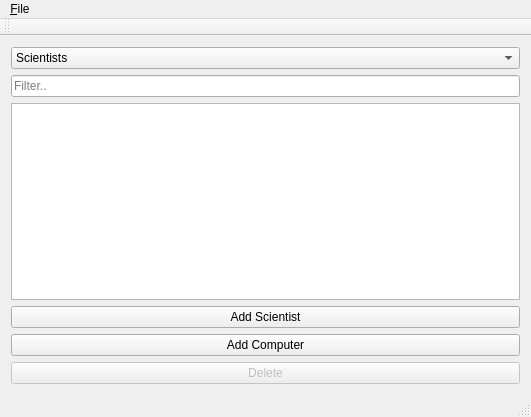
<?xml version="1.0" encoding="UTF-8"?>
<ui version="4.0">
 <class>MainWindow</class>
 <widget class="QMainWindow" name="MainWindow">
  <property name="geometry">
   <rect>
    <x>0</x>
    <y>0</y>
    <width>531</width>
    <height>417</height>
   </rect>
  </property>
  <property name="windowTitle">
   <string>MainWindow</string>
  </property>
  <widget class="QWidget" name="centralWidget">
   <layout class="QVBoxLayout" name="verticalLayout">
    <item>
     <widget class="QComboBox" name="Dropdown_Menu">
      <property name="toolTip">
       <string>&lt;html&gt;&lt;head/&gt;&lt;body&gt;&lt;p&gt;Choose repository&lt;/p&gt;&lt;/body&gt;&lt;/html&gt;</string>
      </property>
      <item>
       <property name="text">
        <string>Scientists</string>
       </property>
      </item>
      <item>
       <property name="text">
        <string>Computers</string>
       </property>
      </item>
      <item>
       <property name="text">
        <string>Relations</string>
       </property>
      </item>
     </widget>
    </item>
    <item>
     <widget class="QLineEdit" name="Input_Filter_Scientists">
      <property name="placeholderText">
       <string>Filter..</string>
      </property>
     </widget>
    </item>
    <item>
     <layout class="QHBoxLayout" name="horizontalLayout_4">
      <item>
       <widget class="QTableWidget" name="table_showAllScientists">
        <property name="selectionMode">
         <enum>QAbstractItemView::ExtendedSelection</enum>
        </property>
        <property name="selectionBehavior">
         <enum>QAbstractItemView::SelectRows</enum>
        </property>
        <property name="sortingEnabled">
         <bool>true</bool>
        </property>
        <attribute name="horizontalHeaderStretchLastSection">
         <bool>true</bool>
        </attribute>
       </widget>
      </item>
     </layout>
    </item>
    <item>
     <widget class="QPushButton" name="button_add_scientist">
      <property name="text">
       <string>Add Scientist</string>
      </property>
     </widget>
    </item>
    <item>
     <widget class="QPushButton" name="button_add_computer">
      <property name="text">
       <string>Add Computer</string>
      </property>
     </widget>
    </item>
    <item>
     <widget class="QPushButton" name="button_delete_scientist">
      <property name="enabled">
       <bool>false</bool>
      </property>
      <property name="text">
       <string>Delete</string>
      </property>
     </widget>
    </item>
   </layout>
  </widget>
  <widget class="QMenuBar" name="menuBar">
   <property name="geometry">
    <rect>
     <x>0</x>
     <y>0</y>
     <width>531</width>
     <height>21</height>
    </rect>
   </property>
   <widget class="QMenu" name="menu_File">
    <property name="title">
     <string>&amp;File</string>
    </property>
    <addaction name="actionAdd_Scientists"/>
    <addaction name="actionAdd_Computer"/>
    <addaction name="action_Exit"/>
   </widget>
   <addaction name="menu_File"/>
  </widget>
  <widget class="QToolBar" name="mainToolBar">
   <attribute name="toolBarArea">
    <enum>TopToolBarArea</enum>
   </attribute>
   <attribute name="toolBarBreak">
    <bool>false</bool>
   </attribute>
  </widget>
  <widget class="QStatusBar" name="statusBar"/>
  <action name="actionAdd_Scientists">
   <property name="text">
    <string>Add &amp;Scientists</string>
   </property>
  </action>
  <action name="actionAdd_Computer">
   <property name="text">
    <string>Add &amp;Computer</string>
   </property>
  </action>
  <action name="action_Exit">
   <property name="text">
    <string>&amp;Exit</string>
   </property>
  </action>
 </widget>
 <layoutdefault spacing="6" margin="11"/>
 <resources/>
 <connections/>
</ui>
